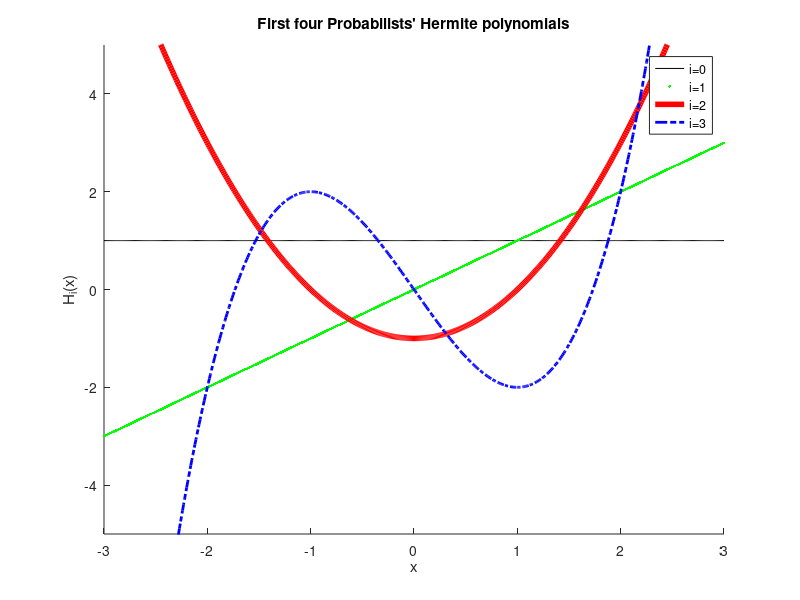
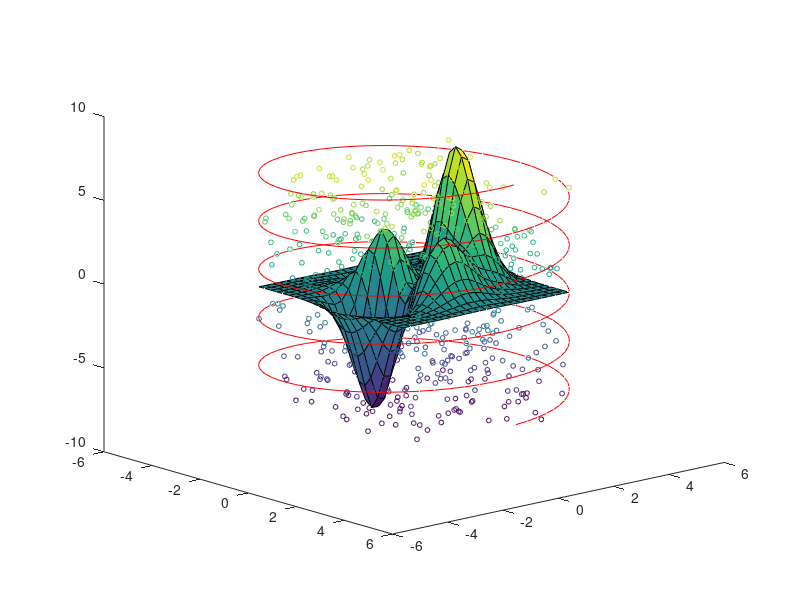

Source code (MATLAB) for these figures, in order: (Note: this script raises an error after producing the figures.)
%% MATLAB Tutorial for Differential Equations
% *DISCLAIMER*
% Almost everything you can do in MATLAB, you can do in Python, for free,
% with the addition of the packages NumPy, SciPy, and Matplotlib (and SymPy
% for the symbolic stuff). While MATLAB may be free to you now 
% while you're a student, it may not be once you
% graduate. MATLAB is, as its name suggests, best suited to matrix
% computations. It is not a very good general-purpose programming language,
% and many of its misfeatures are baked in by a need for backwards
% compatibility with 32 years worth of legacy scripts.
% While MATLAB is still the most commonly used language in many
% regions of academia, you may want to investigate other languages if you
% decide you want to do any programming outside of this class.
%
% The script which generates this document is uploaded at
% <http://github.com/tsbertalan/matlabTutorial>.

%% Basics
% Statements can be closed with a semicolon,
x = 3*4;
%%
% or left unclosed, in which case they will print when evaluated.
x = 3*4
%%
% Most basic operations act as you'd expect.
3 + 6 - 2 * 3 / 9
%%
% However, you may sometimes want to use elementwise operations with matrix
% arguments, particularly for multiplication and exponentiation.
% This is done by preceeding the operations with a period.
x = [1, 2, 3];
y = [4, 5, 6];
%x^y  % fails
x .^ y
%%
% Longer statements can be broken across several lines with an ellipsis
% |...|. Whitespace is not syntactic.
x = 3 * 9 + 4 ...
    /32 +(...
          5 / 3 + 6 ...
         );
         

%%
% Loops can be written with |for| or |while|. You'll probably find |for|
% more useful.
for x=1:10
    y = x*2;
end

x = 1;
while x <= 10
    y = x*2;
    x = x + 1;
end

xvalues = [1 4 12 6];
total = 0;
for x=xvalues
    total = total + x;
end

%%
% The |disp| command can be used for explicitly printing things. Or
% |fprintf| can be used for more control.
disp(total)
fprintf('%.2f', sum(xvalues));

%%
% In the MATLAB Desktop, you can get help for most commands and functions
% by placing your edit cursor in the command and pressing F1. The help for
% |fprintf| looks like this on my machine:
% 
% <<fprintfHelp.png>>
% 

%%
% Standard flow control constructs are available.
x = sqrt(2);
if x < 2
    disp('less');
elseif true == false
    disp('impossible');
else
    disp('greater');
end

%%
% You can also use |switch| statements if you think they're warranted.
option = 'abcdefg';
switch option
    case 'abcdefg'
        disp('alphabet');
    case 42
        disp('meaning of life');
end
        


%% Arrays
% Matlab arrays are always at least two-dimensional. So, "vectors" are
% always either single-row or single-column matrices. You can inspect the
% dimensions of an array with the |size| command.
nValues = 1:10;
size(nValues)

%%
% You can transpose a matrix with either an apostrophe or the |transpose|
% command.
size(nValues')
%size(transpose(nValues))  % (same thing)

%%
% You can compose arrays explicitly with commas, spaces, and semicolons.
% Commas and spaces are used to separate values within the same row, and
% semicolons are used to separate values in different rows.
A = [1 2 3; 4 5 6]
B = [7, 8, 9; 1, 2, 3]
C = [4, 6 2; 5, 8 2]  % This is pretty ugly.

%%
% Ranges of values can be generated with the |START:INCREMENT:STOP| syntax.
2:3:12
%%
% If you leave out |INCREMENT|, it defaults to one.
2:12

%%
% You can reshape arrays, possibly changing the number of dimensions.
reshape(1:12, 3, 4)
reshape(1:12, 4, 3)

%%
% Higher-dimensional arrays are also possible, if its  useful for the
% organization of your problem.
threeDeeArray = reshape(1:12, 2, 3, 2)

%%
% You can index an array explicitly.
threeDeeArray(1, 3, 2) = 42;
%%
% The |end| keyword stands for last entry.
threeDeeArray(1, end, 2)
%%
% You can also flatten multidimensional arrays back to a column-vector
% (transposed here for space).
flattened = threeDeeArray(:)'
flattened(11)
%%hold all;
% Arrays can also be indexed by slices
threeDeeArray(1, :, :)
%%
% or by an array of indices.
indices = find(threeDeeArray(1, 3, :) == 42)
threeDeeArray(1, 3, indices)

%%
% One of the major shortcomings of MATLAB is its lack of
% true lists--the closest you can come is by extending an array row-by-row or
% colum-by-column. This imposes a performance penalty, as the entire array
% is recopied every time. But it can sometimes be worth it for assembling
% small "stacks"hold all;.
x = [];
y = [];
for i=1:10
    x = [x; i];
    y = [y, i*2];
end
size(x)
size(y)
 

%%
% Multiplying two matrices the |*| operator rather than the |.*| operator
% performs matrix multiplication, so the number of columns of the first
% matrix must match the number of rows of the second.
A = [1 2; 3 4];
u = [5; 6];
b = A * u



%% Basic plotting
% It's good practice to initialize a figure with a call to |figure|. This
% command will return a handle that you can use later as in input to the
% same command to make the same figure active again.
%
% To put multiple objects on the same plot, issue a |hold on| command after
% making your figure active. This prevents new plotted objects from
% replacing the previous ones.
%
% 2D line plots can be made with the |plot| command. Like all commands in
% this tutorial, nice documentation for this command is available with F1.
% Plots can be decorated with commands like |title|, |xlabel|, |ylabel|,
% |ylim|, or |legend|. Again, the built in help browser, or just Google,
% can be very useful for finding the names and syntax for less commonly\
% used commands.

figureHandle = figure();

hold all;

x = -3:.01:3;
plot(x, ones(size(x)), 'k-');
plot(x, x, 'g.');
plot(x, x.^2 - 1, 'Color', 'red', 'LineWidth', 4);
plot(x, x.^3 - 3*x, 'b-.', 'LineWidth', 2);
ylim([-5, 5]);

title('First four Probabilists'' Hermite polynomials');
xlabel('x');
ylabel('H_i(x)');
legend('i=0', 'i=1', 'i=2', 'i=3');

%%
% You can make scatterplots with the |scatter| command.

%%
% 3D plots are possible with commands such as |scatter3|, or surf
figure(); hold all;
[X,Y,Z] = peaks(25);
surf(X,Y,Z);
view(49, 18);  % Set the view angle.

% We can make a 3D scatterplot fairly intuitively, though formatting
% options can get Byzantine.
Zrand = rand(numel(Z), 1);
Zrand = Zrand * (max(Z(:)) - min(Z(:)));
Zrand = Zrand - mean(Zrand);
% Arguments are (x, y, z, size, (variable for color mapping)):
scatter3(X(:), Y(:), Zrand, 12, Zrand)

% You can also plot curves in 3D, FWIW.
theta = 0:.1:10*pi;
r = sqrt(...
        max(abs(X(:)))^2 ...
        + ...
        max(abs(Y(:)))^2 ...
        );
x = r*cos(theta);
y = r*sin(theta);
z = linspace(min(Z(:)), max(Z(:)), numel(theta));
plot3(x, y, z, 'Color', 'red');



%% Functions vs scripts
% This file us a MATLAB script--a series of statments, perhaps separated
% into cells by comment lines beginning with two |%| symbols.
% Incidentally, these cells can be evaluated one-by-one with the default
% |Ctrl+Enter| keyboard shortcut, similar to the |Shift+Enter| shortcut in
% Mathematica.
%
% However, to do something a little more like real programming in Matlab,
% you'll want functions. Functions need to be defined in a separate |*.m|
% file. (Nested functions are possible, but not in scripts. It appears that
% classes can only be defined in their own files, not nested.)
%
% I made a small example file to accompany this tutorial, called
% |squareInputValue.m|. It looks something like this:
%
%   function outputValue = squareInputValue(inputValue)
%       outputValue = inputValue .^ 2;
%   end
squareInputValue(2)

%%
% If you have to do slightly larger-scale programming in MATLAB, you may be
% interested in reading about its rudimentary object-orientation (look up
% |classdef| in the help), and package management (see |import|, and Google)
% capabilities.

%%
% Functions that can operate without arguments, such as the built-in rand,
% can be called without parenthases, although I personally dislike this
% style.
x = rand();
y = rand;
z = x - y;

%%
% If your function can be performed in a single statement, like our
% squareInputValue example, you can write it as an anonymous function
f = @(x) x.^2;
f(2)
%%
% The syntax is
%
%  |IDENTIFIER = @(ARG1 [, ARG2, ARG3, etc]) (statement with the given value(s) of ARG1(...))|
%
% This is similar to Python's |lambda| keyword, where this function would be
%
%  f = lambda x: x**2

%%
% In some contexts, such as when integrating ODEs (see below) a function
% handle is desired. Unlike in Python, where both |squareInputValue| and
% |f| would be callable objects at this point, attempts to use
% |squareInputValue| as an object at this point would be interpreted as
% calls without arguments (due to the previously mentioned regrettable
% no-parenthases no-arguments optional syntax), and would result in the error
%
%  Error using squareInputValue (line 2)
%  Not enough input arguments.
%
% You can create a function handle to pass to other functions by prepending
% an @ symbol. The anonymous function f is already a function handle.
squaringHandle = @squareInputValue;
squaringHandle(2)


%% Numerical integration of systems of ODEs
% While you can write your own numerical integration routines, and schemes
% like forward Euler can be implemented directly in your script without
% much difficulty, MATLAB includes several built-in integrators to make
% your life easier. These are particulary useful when integrating stiff
% systems of ODEs, where error or stepsize control is required, and schemes
% such as forward Euler might fail spectacularly.
%
% Lets define a simple 1D ODE. The built-in integrators expect your
% right-hand-side (RHS) function to take two arguments, the current time,
% and the current state. This allows you to have time-dependent effects,
% such as nonautomous forcing. For now, we'll just ignore the t argument.
dxdt = @(t, x) (4 - x) * (2 - x);

%%
% Integrators vary in their required arguments, but they generally require
% a handle to a RHS function, a time range, and an initial
% condition, and return a set trajectory as a sequence of points, and
% corresponding times (or or however you interpret the independent
% variable). Here, we'll use a Runge-Kutta method of order 4(5),
% and plot the resulting trajectory.
timeRange = [0, 6];
initialCondition = 3.99;
[T, X] = ode45(dxdt, timeRange, initialCondition);
figure();
plot(T, X);
xlabel('t');
ylabel('x(t)');

%%
% We can also use a pair of linear ODEs.
%
% $$\frac{dx}{dt} = 3   (1/2 - x) + 1/2 (-1/4 - y)$$
%
% $$\frac{dy}{dt} = 1/3 (1/2 - x) + 6   (-1/4 - y)$$
%
A = [3,   1/2; ...
     1/3, 6   ];
XYfixed = [1/2; -1/4];
rhs = @(t, XY) A * (XYfixed - reshape(XY, 2, 1));
%%
% Let's start with a bunch of random initial conditions.
numTrajectories = 80;
times = 0:.01:10;
trajectories = zeros(numel(times), 2, numTrajectories);
for replicate=1:numTrajectories
    initialCondition = rand(2, 1) * 2 - 1;
    [times, states] = ode45(rhs, times, initialCondition);
    trajectories(:, :, replicate) = states;
end
%%%
% Let's plot those trajectories. However, we're going to add an extra
% feature--to visualize the vector field, we'll plot a quiver of arrows
% pointing in the direction of the vector field for a grid of points in the
% X-Y plane. Note that we use the function |meshgrid| to create a repeating
% grid of rows of $x$ values and columns of $y$ values, then evaluate the
% intersections of these rows and values to get $u=dx/dt$ and $v=dy/dt$.
figure(); hold on;
for replicate=1:numTrajectories
    states = trajectories(:, :, replicate);
    scatter(states(1, 1), states(1, 2), 32, 'Marker', 'o', ...
            'MarkerEdgeColor', 'black', 'MarkerFaceColor', 'black');
    scatter(states(end, 1), states(end, 2), 100, 'Marker', 'o', ...
            'MarkerEdgeColor', 'black', 'MarkerFaceColor', 'white'...
            );
    plot(states(:, 1), states(:, 2), 'k');
end
[X, Y] = meshgrid(-1:.25:1, -1:.25:1);
gridShape = size(X);
U = zeros(size(X));
V = zeros(size(X));
for i=1:gridShape(1)
    for j=1:gridShape(2)
        uv = rhs(0, [X(i,j); Y(i,j)]);
        U(i,j) = uv(1);
        V(i,j) = uv(2);
    end
end
quiver(X, Y, U, V, 'Color', 'red');
xlabel('x');
ylabel('y');
title('Trajectories move from black to white points.');


%% Symbolic computation
% Your version of MATLAB might include support for symbolic computation.
% While Mathematica is a more common choice for doing symbolic
% computations, we'll go through a couple examples here to introduce the
% MATLAB equivalent.
%
% using syntax which is strangely divergent from normal MATLAB code, we can
% declare an abstract function.
syms f(x)
f
x

%%
% If we had done this with the command
%
%   syms f(x)
%
% instead, the function f would have been declared, but not x.

%%
% Note that our function does not yet have an associated expression. We can
% add that with a new syntax that looks disturbingly like the illegal
% action of assigning to a function evaluation.
f(x) = x^3*sin(x)

%%
% We can differentiate this.
diff(f, x, 2)

%%
% (
% Note that, usually, the |diff| function is used for computing successive
% differences in a vector of values. Because MATLAB packages and namespaces
% are a relatively "new" feature (added in version 2008a), much of the
% MATLAB standard libraries simply dump their functions into the global
% namespace, and use complicated contextual rules to decide precedence, if
% they don't simply shadow each other.
% )
vec = [1 5 6];
diff(vec)

%% 
% Using a further unintuitive abuse of notation, we can use the Symbolic
% Math Toolbox to integrate, for example, a first-order linear ODE.
syms y(t) b
y(t) = dsolve(diff(y) == -t*y, y(0) == b)
f = symfun(y(t), [b, t])
%%
% Plot this function.
figure();
tvals = 0:.1:4;
bval = 1.0;
plot(tvals, f(bval, tvals));
title(strcat('y(t)=', char(y(t)), sprintf('  b=%.1f', bval)));
xlabel('t');
ylabel('y');

%%
% This example is taken nearly directly from the help files; for more
% information and tutorials, open the MATLAB desktop Help Browser, and
% search for "Symbolic Computation".

%% Debugging
% It's often useful to inspect the state of a program at a particular point
% deep in a called function. To this end, you can set break points in the
% by clicking the |-| sign in the left margin of a line in the editor,
% to the right of the line numbers.
% 
% <<setBreakpoint.png>>
% 
%
% When you run a script which calls this code, assuming you did not call
% |clear all|, which clears both variables and breakpoints, the interpreter
% will stop when this line is reached, and indicate this state with both a
% green arrow in the margin of this code ...
% 
% <<atBreakpoint.png>>
% 
%
% ... and a |K| before your interactive prompt in the Command Window.
% 
% <<commandWindowDebugging.png>>
% 
%
% At this point, you can |disp| out or modify variables and expressions. 
% In newer versions of MATLAB, the "EDITOR" tab will contain buttons for
% continuing to the next breakpoint, stepping to the next line of code,
% stepping into the function about to be called, etc.
% 
% <<debugButtons.png>>
% 
%
% To quit debug mode, either prese the continue button (or keyboard
% shortcut) (and possibly also clear your breakpoints), press the "Quit
% Debugging" button, or enter the command |dbquit| in thie Command Window.
